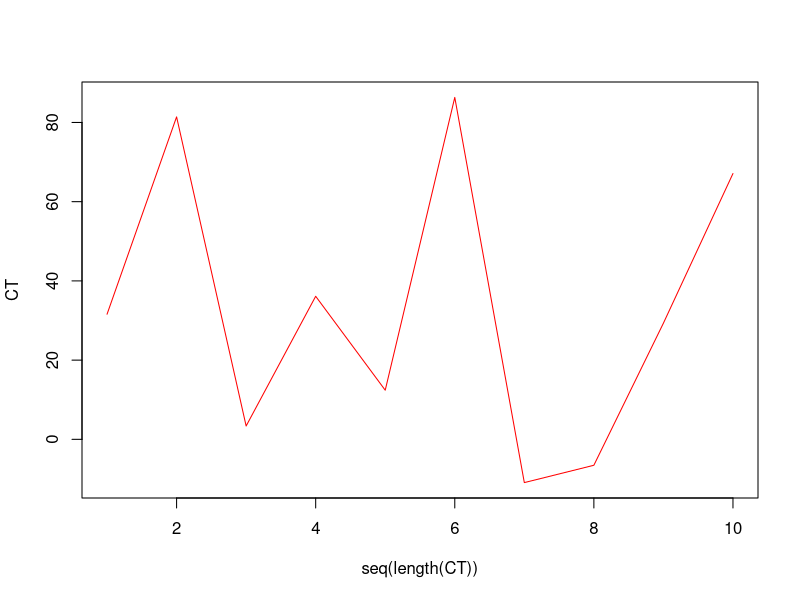

Source code (R):
#bla 
vect_test <- rnorm(n = 10, mean = 5, sd = 3)

CT <- vect_test*10

CT


plot(CT ~ seq(length(CT)),
     type = "l", 
     col = "red")


